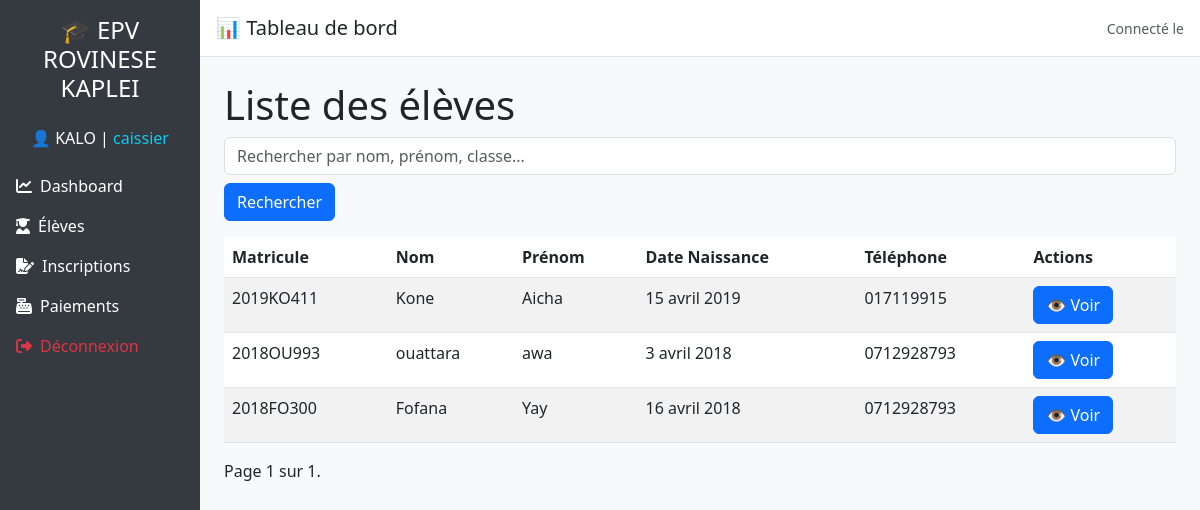
/core/eleves/ (signed in), run on the app's committed database.
### utilisateurs/models.py (models this page shows)
class Utilisateur(AbstractUser):
    ROLE_CHOICES = (
        ('admin', 'Administrateur'),
        ('caissier', 'Caissier'),
    )
    role = models.CharField(max_length=20, choices=ROLE_CHOICES, default='caissier')

### core/models.py (models this page shows, shortened)
class Eleve(models.Model):
    nom = models.CharField(max_length=255)
    prenom = models.CharField(max_length=255)
    date_naissance = models.DateField()
    matricule = models.CharField(max_length=50, unique=True, blank=True, null=True)
    telephone = models.CharField(max_length=15, blank=True, null=True)
    montant_du = models.DecimalField(max_digits=10, decimal_places=2, null=False, default=0)
    montant_restant = models.DecimalField(max_digits=10, decimal_places=2, default=0)  # Montant restant à payer

### core/views.py (the view)
# urls.py: path('eleves/', views.liste_eleves, name='liste_eleves'),
@login_required
def liste_eleves(request):
    query = request.GET.get('q', '')
    eleves = Eleve.objects.all()
    if query:
        eleves = eleves.filter(
            Q(nom__icontains=query) |
            Q(prenom__icontains=query)
        )
    paginator = Paginator(eleves, 30)  # 10 élèves par page
    page_number = request.GET.get('page')  # Récupère la page demandée dans l'URL
    page_obj = paginator.get_page(page_number)
    return render(request, 'eleves/liste_eleves.html', {'page_obj': page_obj, 'query': query})

### core/templates/eleves/liste_eleves.html (shortened to what this page needs)
{% extends 'base.html' %}
{% block content %}
    <h1>Liste des élèves</h1>
    <form method="GET" action="{% url 'liste_eleves' %}" class="mb-3">
        <input type="text" name="q" value="{{ query }}" placeholder="Rechercher par nom, prénom, classe..." class="form-control" />
        <button type="submit" class="btn btn-primary mt-2">Rechercher</button>
    </form>
    <div class="table-responsive">
        <table class="table table-striped">
            <thead>
                <tr>
                    <th>Matricule</th>
                    <th>Nom</th>
                    <th>Prénom</th>
                    <th>Date Naissance</th>
                    <th>Téléphone</th>
                    <th>Actions</th>
                </tr>
            </thead>
            <tbody>
                {% for eleve in page_obj %}
                    <tr>
                        <td>{{ eleve.matricule }}</td>
                        <td>{{ eleve.nom }}</td>
                        <td>{{ eleve.prenom }}</td>
                        <td>{{ eleve.date_naissance }}</td>
                        <td>{{ eleve.telephone }}</td>
                        <td>
                            <a href="{% url 'details_eleve' eleve.id %}" class="btn btn-primary">👁️ Voir</a>
                        </td>
                    </tr>
                {% empty %}
                    <tr>
                        <td colspan="6">Aucun élève trouvé.</td>
                    </tr>
                {% endfor %}
            </tbody>
        </table>
    </div>
    <div class="pagination">
        <span class="step-links">
            <span class="current">
                Page {{ page_obj.number }} sur {{ page_obj.paginator.num_pages }}.
            </span>
        </span>
    </div>
{% endblock %}

### templates/base.html (shortened to what this page needs)
<!DOCTYPE html>
<html lang="fr">
<head>
  <link href="https://cdn.jsdelivr.net/npm/bootstrap@5.3.0/dist/css/bootstrap.min.css" rel="stylesheet">
  <link href="https://cdnjs.cloudflare.com/ajax/libs/font-awesome/6.4.0/css/all.min.css" rel="stylesheet">
</head>
<body>
{% if user.is_authenticated %}
<div class="d-flex">
  <nav class="sidebar d-flex flex-column p-3 text-white col-md-3 col-lg-2">
    <h4 class="text-center mb-4">🎓 EPV ROVINESE KAPLEI</h4>
    <p class="text-center">👤 {{ user.username | upper }} | <span class="text-info">{{ user.role }}</span></p>
    {% if user.role == 'admin' %}
      <a href="{% url 'dashboard' %}" class="py-2 d-block"><i class="fas fa-chart-line me-2"></i>Dashboard</a>
      <a href="{% url 'liste_eleves' %}" class="py-2 d-block"><i class="fas fa-user-graduate me-2"></i>Élèves</a>
      <a href="{% url 'liste_classes' %}" class="py-2 d-block"><i class="fas fa-school me-2"></i>Classes</a>
      <a href="{% url 'liste_annees' %}" class="py-2 d-block"><i class="fas fa-calendar me-2"></i>Années</a>
      <a href="{% url 'inscription_form' %}" class="py-2 d-block"><i class="fas fa-file-signature me-2"></i>Inscriptions</a>
      <a href="{% url 'paiement_list' %}" class="py-2 d-block"><i class="fas fa-money-check-alt me-2"></i>Paiements</a>
      {% comment %} <a href="#" class="py-2 d-block"><i class="fas fa-receipt me-2"></i>Factures</a> {% endcomment %}
      <a href="{% url "liste_utilisateurs" %}" class="py-2 d-block"><i class="fas fa-users-cog me-2"></i>Utilisateurs</a>
      <a href="/admin/" class="py-2 d-block"><i class="fas fa-cogs me-2"></i>Paramètre</a>
      <a href="{% url 'deconnexion' %}" class="py-2 d-block text-danger"><i class="fas fa-sign-out-alt me-2"></i>Déconnexion</a>
    {% elif user.role == 'caissier' %}
      <a href="{% url 'caissier_dashboard' %}" class="py-2 d-block"><i class="fas fa-chart-line me-2"></i>Dashboard</a>
      <a href="{% url 'liste_eleves' %}" class="py-2 d-block"><i class="fas fa-user-graduate me-2"></i>Élèves</a>
      <a href="{% url 'inscription_form' %}" class="py-2 d-block"><i class="fas fa-file-signature me-2"></i>Inscriptions</a>
      <a href="{% url 'paiement' %}" class="py-2 d-block"><i class="fas fa-cash-register me-2"></i>Paiements</a>
      <a href="{% url 'deconnexion' %}" class="py-2 d-block text-danger"><i class="fas fa-sign-out-alt me-2"></i>Déconnexion</a>
    {% endif %}
  </nav>
  <div class="flex-grow-1">
    <div class="topbar d-flex justify-content-between align-items-center">
      <h5 class="mb-0">📊 Tableau de bord</h5>
      <span class="text-muted small">Connecté le {{ now|date:"d/m/Y H:i" }}</span>
    </div>
    <div class="p-4">
      {% block content %}{% endblock %}
    </div>
  </div>
</div>
{% endif %}
</body>
</html>

### templates/base.html (style rules this page uses)
body { font-family: 'Segoe UI', sans-serif; background-color: #f8f9fa; }
.sidebar { height: 100vh; background-color: #343a40; }
.sidebar a { color: #ffffff; text-decoration: none; }
.topbar { background-color: #ffffff; padding: 1rem; border-bottom: 1px solid #dee2e6; }

### data on the page
Utilisateur: username "KALO", role "caissier"
Eleve: matricule "2019KO411", nom "Kone", prenom "Aicha", date_naissance "15 avril 2019", telephone "017119915"
Eleve: matricule "2018OU993", nom "ouattara", prenom "awa", date_naissance "3 avril 2018", telephone "0712928793"
Eleve: matricule "2018FO300", nom "Fofana", prenom "Yay", date_naissance "16 avril 2018", telephone "0712928793"

### other printed values
{{ page_obj.number }} "1"
{{ page_obj.paginator.num_pages }} "1"
